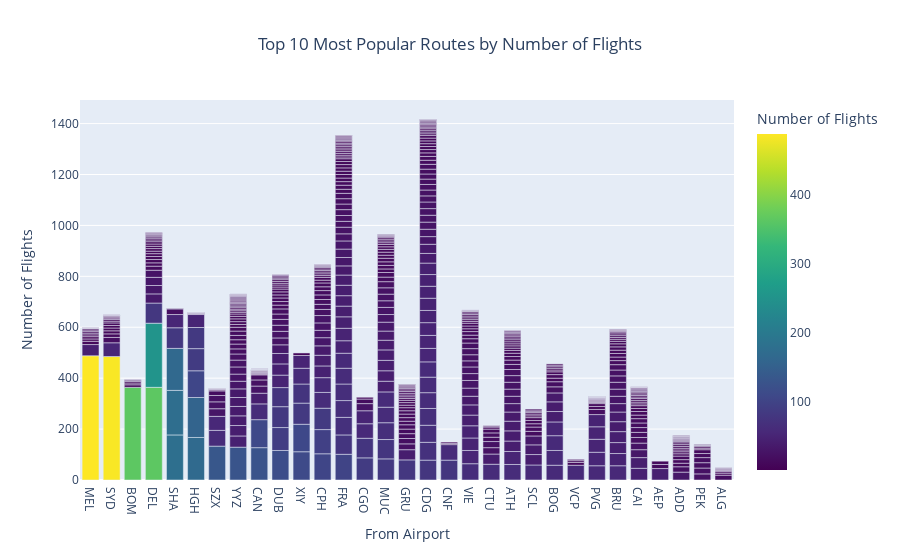

Source (notebook cell):
### Code cell
# Create a bar plot using Plotly
fig = px.bar(most_popular_routes, x='from_airport_code', y='num_flights', 
             title='Top 10 Most Popular Routes by Number of Flights',
             labels={'from_airport_code': 'From Airport', 'num_flights': 'Number of Flights'},
             color='num_flights', color_continuous_scale='Viridis')

# Customize the layout
fig.update_layout(
    xaxis_title='From Airport',
    yaxis_title='Number of Flights',
    title_x=0.5  # Center the title
)

### Figure 1 — Plotly figure (JSON) as saved in the notebook; plotly's stock layout.template omitted (floating-point values rounded to 4 significant figures; data arrays with more than 128 entries replaced by an {"elided": "..."} marker saying what was removed)
{"data": [{"alignmentgroup": "True", "hovertemplate": "From Airport=%{x}<br>Number of Flights=%{marker.color}<extra></extra>", "legendgroup": "", "marker": {"color": {"elided": "635 int values"}, "coloraxis": "coloraxis", "pattern": {"shape": ""}}, "name": "", "offsetgroup": "", "orientation": "v", "showlegend": false, "textposition": "auto", "type": "bar", "x": {"elided": "635 str values"}, "xaxis": "x", "y": {"elided": "635 int values"}, "yaxis": "y"}], "layout": {"barmode": "relative", "coloraxis": {"colorbar": {"title": {"text": "Number of Flights"}}, "colorscale": [[0, "#440154"], [0.1111, "#482878"], [0.2222, "#3e4989"], [0.3333, "#31688e"], [0.4444, "#26828e"], [0.5556, "#1f9e89"], [0.6667, "#35b779"], [0.7778, "#6ece58"], [0.8889, "#b5de2b"], [1, "#fde725"]]}, "legend": {"tracegroupgap": 0}, "title": {"text": "Top 10 Most Popular Routes by Number of Flights", "x": 0.5}, "xaxis": {"anchor": "y", "domain": [0, 1], "title": {"text": "From Airport"}}, "yaxis": {"anchor": "x", "domain": [0, 1], "title": {"text": "Number of Flights"}}}}
